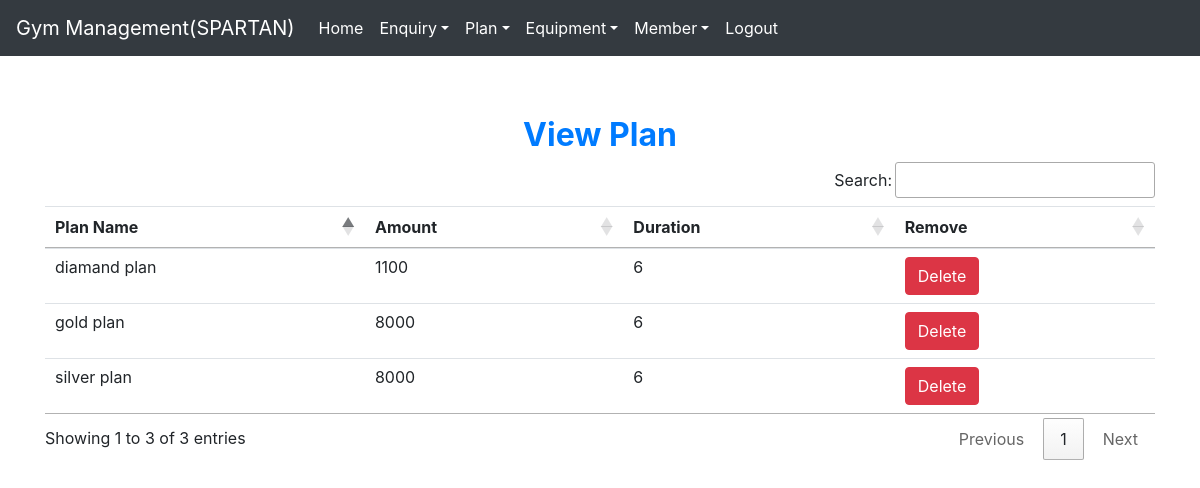
The app's page /view_plan (signed in) with its own data.
### gym/models.py (models this page shows, shortened)
class Plan(models.Model):
    name = models.CharField(max_length=50)
    amount = models.CharField(max_length=10)
    duration = models.CharField(max_length=10)

### gym/views.py (the view)
# urls.py: path('view_plan', View_Plan, name='view_plan'),
def View_Plan(request):
    if not request.user.is_staff:
        return redirect('login')
    plan = Plan.objects.all()
    d = {'plan':plan}
    return render(request, 'view_plan.html', d)

### gym/templates/view_plan.html
{% extends 'navigationbar.html' %}
{% block body %}
<div class="container" style="margin-top:60px">
    <h2 class="text-center text-primary font-weight-bold">View Plan</h2>
    <table id="example" class="table table-hover">
        <thead>
        <tr>
            <th>Plan Name</th>
            <th>Amount</th>
            <th>Duration</th>
            <th>Remove</th>
        </tr>
        </thead>
        <tbody>
        {% for i in plan %}
        <tr>
            <td>{{i.name}}</td>
            <td>{{i.amount}}</td>
            <td>{{i.duration}}</td>
            <td><a class="btn btn-danger" href="{% url 'delete_plan' i.id%}" onclick="return confirm('Are you sure?')">Delete</a></td>
        </tr>
        {% endfor %}
        </tbody>
    </table>
</div>
{% endblock  %}

### records on screen
Plan: name "gold plan", amount "8000", duration "6"
Plan: name "diamand plan", amount "1100", duration "6"
Plan: name "silver plan", amount "8000", duration "6"
